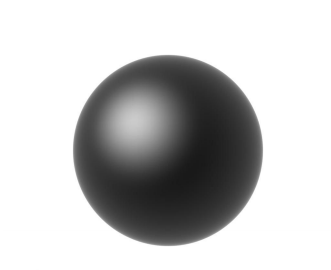
#> input picture Q2/images/Q2_1.png, 331 x 270 px
$ python piDetector.py images/Q2_1.png   (Python 2 division)   (older library calls are emulated)
#> lines starting #> are read from the running program, lines starting #| are printed output that depends on the picture; after the words box and inside, x2 and y2 are one past the last pixel; in counts of white or black regions, pixels touching at a corner belong together
# Necessary modules imported
import numpy as np
import sys
import cv2

# Ensuring correct arguments
if not len(sys.argv) == 2:
	print "Usage : %s <input image>" % sys.argv[0]
	sys.exit()

img = cv2.imread(sys.argv[1])
#> img is the input picture: shape (270, 331, 3); min 25, max 255, mean 197.5
imgC = img.copy()
gray = cv2.cvtColor(img, cv2.COLOR_BGR2GRAY)

rows, cols = gray.shape
#> rows = 270; cols = 331
gray = cv2.GaussianBlur(gray, (5, 5), 0)
gray = cv2.equalizeHist(gray)
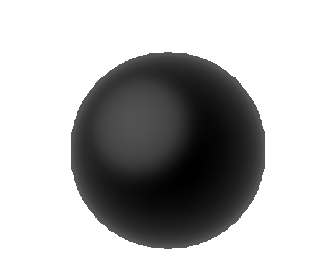
#> gray: shape (270, 331); min 0, max 255, mean 183.1

edge = cv2.Canny(gray, 40, 40)
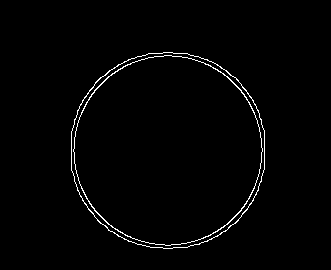
#> edge: shape (270, 331); 1.5% white in thin lines or dots, all inside (x1, y1, x2, y2) = (71, 52, 265, 249)
ret, thresh = cv2.threshold(gray,0,255,cv2.THRESH_BINARY_INV+cv2.THRESH_OTSU)
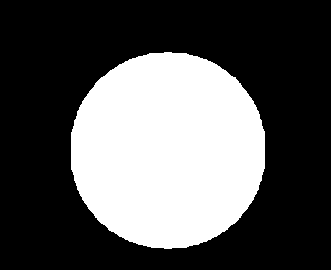
#> thresh: shape (270, 331); 34% white; 1 white region, box (x1, y1, x2, y2) and area: (71, 52, 265, 249) 30364
#> ret = 86

totalArea = cols*rows
#> totalArea = 89370

if np.mean(thresh) > 127:
	thresh = 255 - thresh

dt = cv2.distanceTransform(thresh, cv2.DIST_L2, 5)
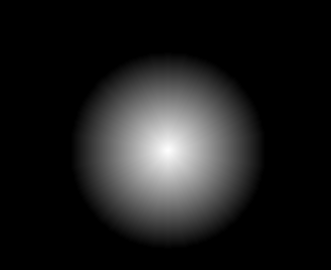
#> dt: shape (270, 331) float32; min 0, max 96.66, mean 11.1; drawn with min black and max white
ret, sure_fg = cv2.threshold(dt,0.1*dt.max(),255,0)
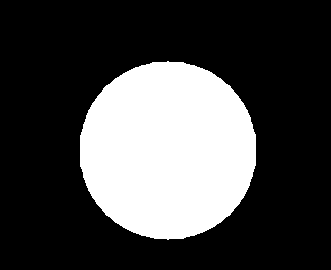
#> sure_fg: shape (270, 331) float32; 27.8% white; 1 white region, box (x1, y1, x2, y2) and area: (80, 61, 256, 240) 24814
#> ret = 9.67
dt = np.uint8(dt)
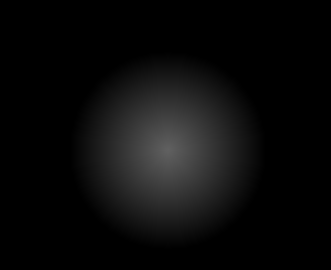
#> dt: shape (270, 331); min 0, max 96, mean 11
sure_fg = np.uint8(sure_fg)
#> sure_fg: shape (270, 331); 27.8% white; 1 white region

# cv2.imshow("thresh", thresh)
# cv2.imshow("fg", sure_fg)
# cv2.imshow("dt", dt)

_, contours, h = cv2.findContours(sure_fg, cv2.RETR_EXTERNAL, 2)
#> contours = 1 contour; box (x1, y1, x2, y2) and area: (80, 61, 256, 240) 24560; h = [[-1, -1, -1, -1]]

count = 0

for cnt in contours:
	area = cv2.contourArea(cnt)
	(x,y), radius = cv2.minEnclosingCircle(cnt)
	areaC = np.pi*radius*radius
	dev = np.abs(area - areaC)/areaC
	if dev > 0.3:
		continue
	count += 1
	# print area, areaC
	color = np.random.randint(0, 255, 3)
	cv2.drawContours(img, [cnt], 0, color, -1)
#> this loop made 1 pass
#> (area, x, y, radius, areaC, dev, count, color) on pass 1: (24560, 167.5, 150, 89.48, 25155.6, 0.0237, 1, [172, 47, 117])
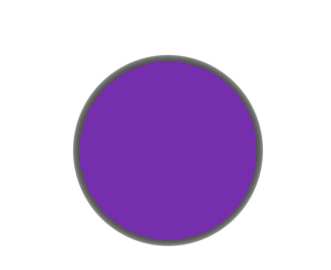
#> img: shape (270, 331, 3); mean B, G, R 225.8, 191.1, 210.6
#> after the loop, count = 1

print count
#| 1
# cv2.waitKey(0)
# cv2.destroyAllWindows()

$ run again, on Q2/images/Q2_3.png
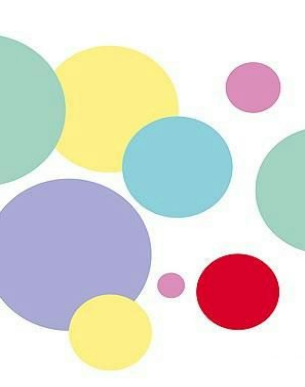
#> input picture Q2/images/Q2_3.png, 305 x 387 px
#> img is the input picture: shape (387, 305, 3); mean B, G, R 212.3, 218.3, 220.6
#> edge: shape (387, 305); 7.7% white in thin lines or dots
#> `ret, thresh = cv2.threshold(gray,0,255,cv2.THRESH_BINARY_INV+cv2.THRES..`:
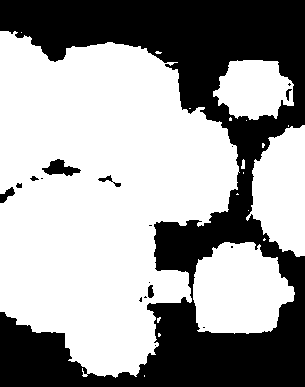
#> thresh: shape (387, 305); 62.2% white; 18 black regions (10 under 20 px), largest, box (x1, y1, x2, y2) and area: (0, 0, 305, 387) 43953, (42, 159, 81, 176) 346, (0, 187, 15, 203) 118
#> `ret, thresh = cv2.threshold(gray,0,255,cv2.THRESH_BINARY_INV+cv2.THRES..`: ret = 158
#> `ret, sure_fg = cv2.threshold(dt,0.1*dt.max(),255,0)`: ret = 6.63
#> `dt = np.uint8(dt)`:
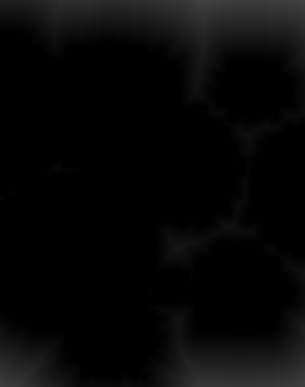
#> dt: shape (387, 305); min 0, max 66, mean 7.2
#> contours = 6 contours, 2 with area under 20; largest, box (x1, y1, x2, y2) and area: (0, 0, 305, 121) 15632, (0, 257, 305, 387) 12424, (161, 180, 257, 266) 2044, (234, 122, 282, 156) 614; h = [[1, -1, -1, -1], [2, 0, -1, -1], [3, 1, -1, -1], [4, 2, -1, -1], [5, 3, -1, -1], [-1, 4, -1, -1]]
#> the loop `for cnt in contours:` made 6 passes
#> (area, x, y, radius, areaC, dev) on passes 1, 3, 5, 6: (12424.5, 152, 324, 164.2, 84659.8, 0.853), (2044, 203.5, 221.5, 58.69, 10821.3, 0.811), (613.5, 258.1, 132.1, 24.64, 1907.3, 0.678), (15632, 152, 59, 163, 83519.4, 0.813)
#> after the loop `for cnt in contours:`: count = 0
#| 0

$ run again, on Q2/images/Q2_4.png
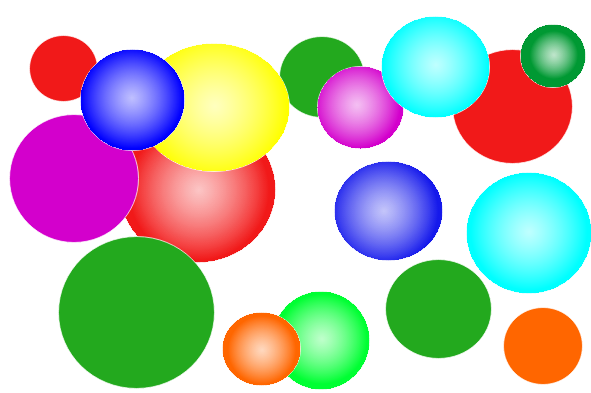
#> input picture Q2/images/Q2_4.png, 591 x 393 px
#> img is the input picture: shape (393, 591, 3); mean B, G, R 178.1, 188.5, 185.9
#> edge: shape (393, 591); 4.6% white in thin lines or dots
#> `ret, thresh = cv2.threshold(gray,0,255,cv2.THRESH_BINARY_INV+cv2.THRES..`:
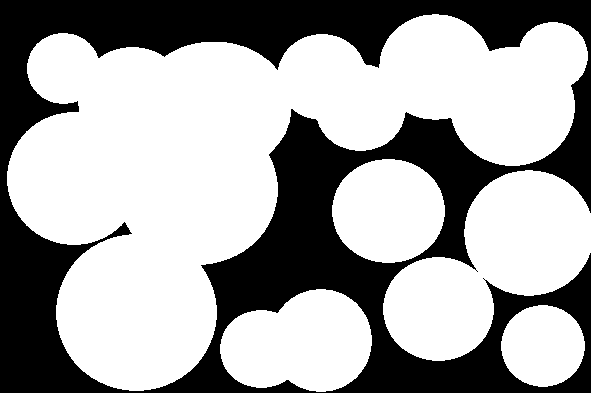
#> thresh: shape (393, 591); 64.2% white; 1 black region, box (x1, y1, x2, y2) and area: (0, 0, 591, 393) 83113
#> `ret, thresh = cv2.threshold(gray,0,255,cv2.THRESH_BINARY_INV+cv2.THRES..`: ret = 164
#> `ret, sure_fg = cv2.threshold(dt,0.1*dt.max(),255,0)`: ret = 7.73
#> `dt = np.uint8(dt)`:
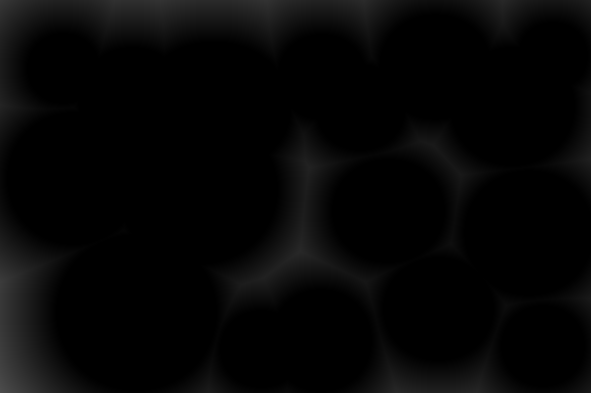
#> dt: shape (393, 591); min 0, max 77, mean 5.6
#> contours = 12 contours, 2 with area under 20; largest, box (x1, y1, x2, y2) and area: (0, 0, 591, 168) 20506, (214, 122, 391, 322) 12268, (0, 189, 104, 393) 9451, (349, 327, 530, 393) 4672, (388, 123, 494, 253) 3600; h = [[1, -1, -1, -1], [2, 0, -1, -1], [3, 1, -1, -1], [4, 2, -1, -1], [5, 3, -1, -1], [6, 4, -1, -1], [7, 5, -1, -1], [8, 6, -1, -1], [9, 7, -1, -1], [10, 8, -1, -1], [11, 9, -1, -1], [-1, 10, -1, -1]]
#> the loop `for cnt in contours:` made 12 passes
#> (area, x, y, radius, areaC, dev) on passes 2, 3, 4, 6, 7, 8, 9, 10: (349.5, 573, 375.5, 23.69, 1763.2, 0.802), (957, 206, 392, 37, 4300.9, 0.777), (4672, 439, 392, 90, 25447, 0.816), (162.5, 508.2, 309, 13.72, 591.4, 0.725), (759.5, 587, 301, 31.14, 3047.4, 0.751), (9451, 51.5, 290.5, 113.8, 40697.8, 0.768), (3599.5, 435, 187.5, 68.82, 14879.4, 0.758), (12268, 301.7, 235.3, 113.4, 40418.3, 0.696)
#> after the loop `for cnt in contours:`: count = 0
#| 0

$ run again, on Q2/images/Q2_5.png
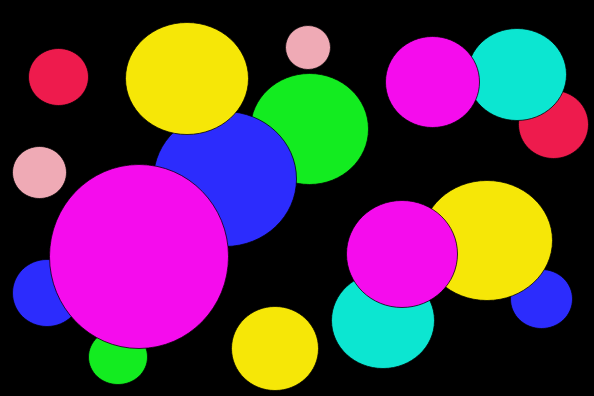
#> input picture Q2/images/Q2_5.png, 594 x 396 px
#> img is the input picture: shape (396, 594, 3); mean B, G, R 76.8, 57.3, 84.8
#> edge: shape (396, 594); 2.7% white in thin lines or dots
#> `ret, thresh = cv2.threshold(gray,0,255,cv2.THRESH_BINARY_INV+cv2.THRES..`: ret = 71
#> `ret, sure_fg = cv2.threshold(dt,0.1*dt.max(),255,0)`: ret = 8.55
#> contours = 12 contours; largest, box (x1, y1, x2, y2) and area: (60, 176, 218, 337) 19635, (134, 31, 240, 126) 7729, (444, 189, 544, 292) 7229, (358, 212, 446, 296) 5756, (263, 83, 359, 175) 5514; h = [[1, -1, -1, -1], [2, 0, -1, -1], [3, 1, -1, -1], [4, 2, -1, -1], [5, 3, -1, -1], [6, 4, -1, -1], [7, 5, -1, -1], [8, 6, -1, -1], [9, 7, -1, -1], [10, 8, -1, -1], [11, 9, -1, -1], [-1, 10, -1, -1]]
#> the loop `for cnt in contours:` made 12 passes
#> (area, x, y, radius, areaC, dev, color) on passes 2, 4, 5, 6, 7, 8, 9: (3562, 274.5, 348, 34.73, 3789.6, 0.0601, [172, 47, 117]), (5756, 401.5, 253.5, 44.14, 6121.4, 0.0597, [192, 67, 251]), (7229, 488.6, 238.9, 54.79, 9429.2, 0.233, [195, 103, 9]), (19635, 138.5, 256, 80.7, 20462, 0.0404, [211, 21, 242]), (934, 39, 172, 18.11, 1030.5, 0.0936, [36, 87, 70]), (5514, 309.6, 126.9, 49.25, 7618.6, 0.276, [216, 88, 140]), (3747, 432, 81.5, 35.65, 3993.8, 0.0618, [58, 193, 230])
#> after the loop `for cnt in contours:`:
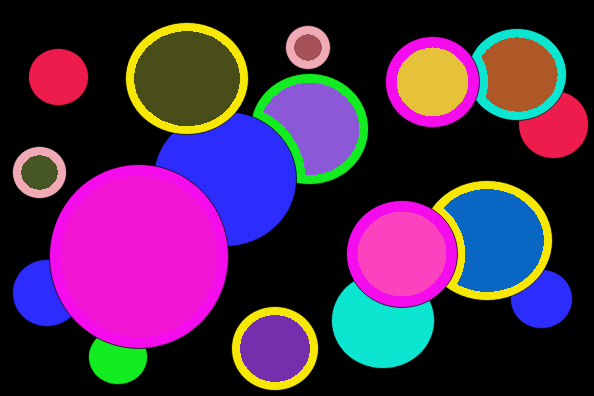
#> img: shape (396, 594, 3); mean B, G, R 80.1, 43.5, 74.3
#> after the loop `for cnt in contours:`: count = 10
#| 10
